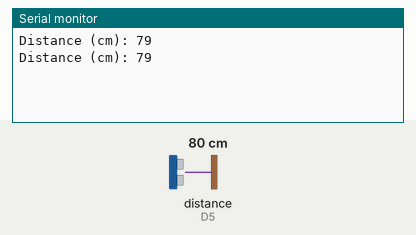
Recording of a sketch running on a simulated ESP8266 (NodeMCU). Shown: the last lines printed to the serial monitor. Wiring (inferred from the names in the program): ultrasonic range finder: trigger D6; echo D5. The inputs (shaded band) are chosen by the test bench; at power-on: distance to the obstacle (sensor on D5) 80 cm. The echo pulse lasts 58.3 µs per cm.

Above: at 2.8 s.
2.9 s: distance to the obstacle (sensor on D5) set to 2 cm
At 5.2 s:
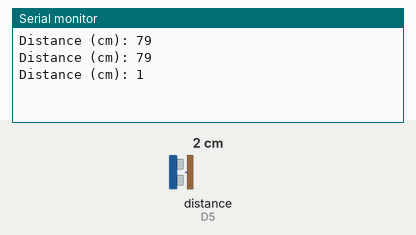
5.6 s: distance to the obstacle (sensor on D5) set to 4 cm
At 7.1 s:
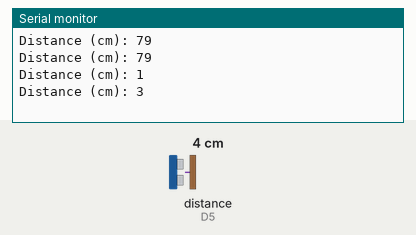
Timing chart, 0 to 8.6 s (numbered marks = the images above; inputs shaded):
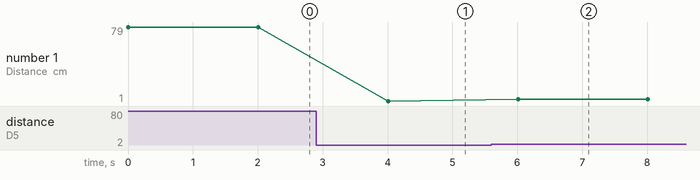

Measured:
- after the input at 2.9 s, the serial monitor: prints a new line after 1.1 s (image 1)
- after the input at 5.6 s, the serial monitor: prints a new line after 0.41 s (image 2)
- plotted number 1: 79 → 1 after the input at 2.9 s, 1 → 3 after the input at 5.6 s

The sketch:

esp_sensor.ino
```cpp
/*
การต่อสาย

HC-SR04 -> ESP8266
trig  -> D6
echo  -> D5
vcc   -> 5V
GND   -> GND

สายระหว่างบอร์ด -> ESP8266
แดง  ->  V1
ดำ   ->  GND
ฟ้า   ->  D3

*/

// ขาต่อเซนเซอร์ HC-SR04
#define trigPin  D6
#define echoPin  D5

#include <SoftwareSerial.h>

//define sound velocity in cm/uS
#define SOUND_VELOCITY 0.034

long duration;
int distanceCm;

SoftwareSerial SensorSerial(D4, D3);  // rx, tx

void setup() {
  Serial.begin(115200); // Starts the serial communication
  SensorSerial.begin(9600);

  pinMode(trigPin, OUTPUT); // Sets the trigPin as an Output
  pinMode(echoPin, INPUT); // Sets the echoPin as an Input
}

void loop() {
  // Clears the trigPin
  digitalWrite(trigPin, LOW);
  delayMicroseconds(2);
  // Sets the trigPin on HIGH state for 10 micro seconds
  digitalWrite(trigPin, HIGH);
  delayMicroseconds(10);
  digitalWrite(trigPin, LOW);

  // Reads the echoPin, returns the sound wave travel time in microseconds
  duration = pulseIn(echoPin, HIGH);

  // Calculate the distance
  distanceCm = duration * SOUND_VELOCITY / 2;


  // Prints the distance on the Serial Monitor
  Serial.print("Distance (cm): ");
  Serial.println(distanceCm);

  SensorSerial.print(String(distanceCm) + "\n");

  delay(2000);
}
```
